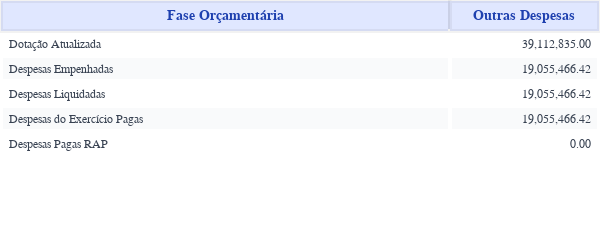

Notebook code for this chart:
### Code cell
data = {
    "Fase Orçamentária": [
        "Dotação Atualizada",
        "Despesas Empenhadas",
        "Despesas Liquidadas",
        "Despesas do Exercício Pagas",
        "Despesas Pagas RAP"
    ],
    "Outras Despesas": [
        dotacao_att_out_desp,
        desp_empenhadas_out_desp,
        desp_liquidadas_out_desp,
        desp_pagas_out_desp,
        desp_rap_out_desp
    ],
}

budget_summary_others_siope = pd.DataFrame(data)
budget_summary_others_siope

table_budget_summary_others_siope = table_chart(
    data=budget_summary_others_siope,
    cell_format=[None,',.2f',',.2f',',.2f'],
    cell_align=['left','right','right','right'],
    cell_fill_color=['white','#F9FAFB']*3+['white']*3,
    columnwidth=[3,1,1,1],
    cellheight=25,
    width=600,
    height=160
)
table_budget_summary_others_siope.show()
# table_budget_summary_others_siope.write_image('../2025/Dados_processados/imgs/contabil/tabelas/orçamento_geral_outras_desp_siope.png', width=600, height=160)

### Figure 1 — Plotly figure (JSON) as saved in the notebook; plotly's stock layout.template omitted (floating-point values rounded to 4 significant figures)
{"data": [{"cells": {"align": ["left", "right", "right", "right"], "fill": {"color": [["white", "#F9FAFB", "white", "#F9FAFB", "white", "#F9FAFB", "white", "white", "white"]]}, "font": {"color": "#374151", "family": "Segoe UI, Arial", "size": 12}, "format": [null, ",.2f", ",.2f", ",.2f"], "height": 25, "line": {"color": "white", "width": 4}, "values": [["Dotação Atualizada", "Despesas Empenhadas", "Despesas Liquidadas", "Despesas do Exercício Pagas", "Despesas Pagas RAP"], [39112835, 19060000.0, 19060000.0, 19060000.0, 0]]}, "columnwidth": [3, 1, 1, 1], "header": {"align": "center", "fill": {"color": "rgba(224, 231, 255, 1)"}, "font": {"color": "rgba(30, 64, 175, 1)", "family": "Segoe UI, Arial", "size": 14}, "height": 25, "line": {"color": "rgba(0,0,0,0.05)", "width": 4}, "values": ["<b>Fase Orçamentária</b>", "<b>Outras Despesas</b>"]}, "type": "table"}], "layout": {"height": 160, "margin": {"b": 1, "l": 1, "r": 1, "t": 1}, "paper_bgcolor": "white", "plot_bgcolor": "white", "width": 600}}
